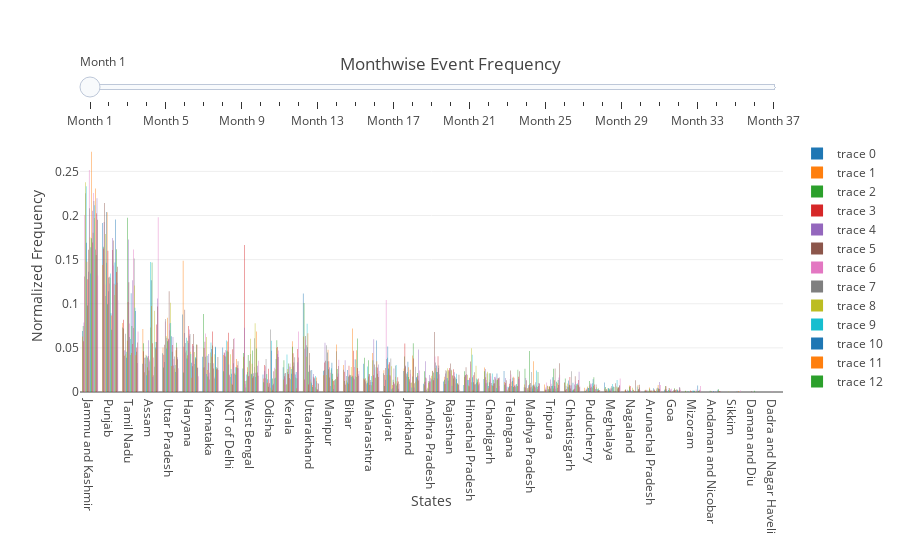

Write notebook code for a chart like this one.
### Code cell
steps = []
for i in range(Month_distribution.index.sort_values().max()):
    step = dict(
                method = 'restyle',  
                args = ['visible', [False] * Month_distribution.index.sort_values().max()],
                label= 'Month ' + str(i+1)
                )
    step['args'][1][i] = True # Toggle i'th trace to "visible"
    steps.append(step)
    sliders = [dict(
                    active = 0,
                    currentvalue = {"prefix": ""},
                    pad = {"t": Month_distribution.index.sort_values().max()},
                    steps = steps,
                    name= 'Month',
                    y= 1.5
                    )]
layout = dict(sliders=sliders,
              title='Monthwise Event Frequency',
              autosize=True,
              yaxis=go.layout.YAxis(
                                    title='Normalized Frequency',
                                    automargin=True,
                                   ),
              xaxis=go.layout.XAxis(
                                    title='States',
                                    automargin=True,
                                   ),
             )
fig = dict(data=Slider_data2[0], layout=layout)
iplot(fig, filename='Slider 2')
